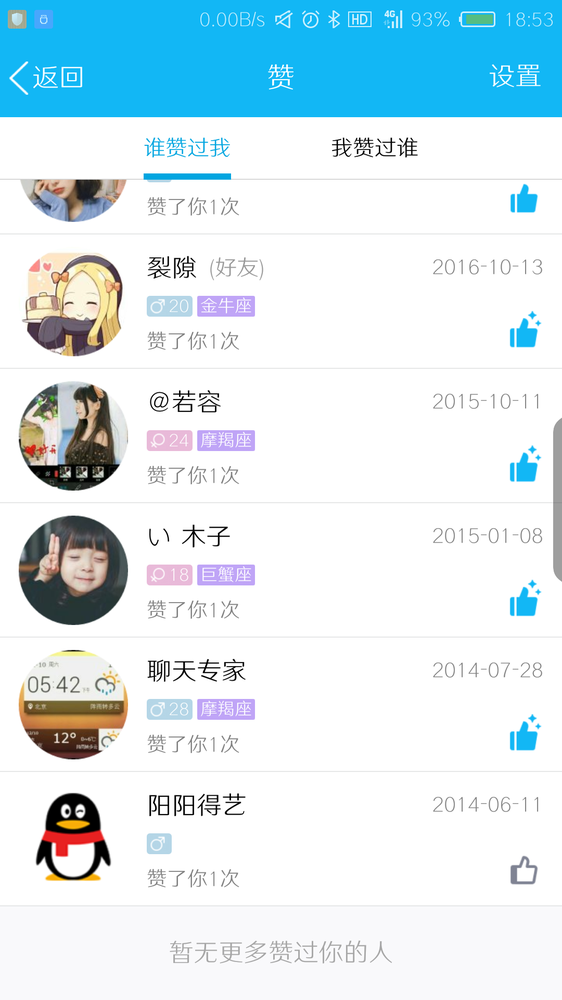
#> input picture src/adb/screen.png, 562 x 1000 px, shrunk from 1080 x 1920 before the run
$ python cut.py
#> lines starting #> are read from the running program, lines starting #| are printed output that depends on the picture; after the words box and inside, x2 and y2 are one past the last pixel; in counts of white or black regions, pixels touching at a corner belong together
#!/usr/bin/python
# *_* coding:utf-8 *_*
import numpy as np
import cv2

def get_col_img(temp, img, cut, len_lin):
    img = img[0:len_lin, cut[0]:cut[1]]

    if img.shape[0] > 0 and img.shape[1] > 0:
        cv2.imwrite("cut_img/" + str(cut[0]) + ".png", img)
        one_cut_img = []
        one_cut_img.append(temp[0] + 0)
        one_cut_img.append(temp[1] + cut[0])
        one_cut_img.append(img)
        one_cut_img.append(img.shape[0])
        one_cut_img.append(img.shape[0])

        temp_cut_img.append(one_cut_img)

def get_lin_img(temp, img, cut, len_col):
    img = img[cut[0]:cut[1], 0:len_col]

    if img.shape[0] > 0 and img.shape[1] > 0:
        cv2.imwrite("cut_img/" + str(cut[0]) + ".png", img)
        one_cut_img = []
        one_cut_img.append(temp[0] + cut[0])
        one_cut_img.append(temp[1] + 0)
        one_cut_img.append(img)
        one_cut_img.append(img.shape[0])
        one_cut_img.append(img.shape[0])

        temp_cut_img.append(one_cut_img)

def how_cut(f, temp, lin, col, img_color):
    cut_one = [0,0]
    is_cut = False
    for x in range(len(lin) - 1):
        if lin[x] == 0 and lin[x + 1] is not 0:
            cut_one[0] = x + 1
            continue
        if lin[x] is not 0 and lin[x + 1] == 0:
            cut_one[1] = x
            f(temp, img_color, cut_one, len(col))
#             print(cut_one)
            is_cut = True
            cut_one = [0,0]
    return is_cut

def one_cut(img, img_color):
    col = np.sum(img, axis = 0)
    lin = np.sum(img, axis = 1)
#     print(img)
#     print(len(col))
#     print(len(lin))
    temp = temp_cut_img.pop()
#     print(img)
#     input("nihao")
    lin_ok = how_cut(get_lin_img, temp, lin, col, img_color)
    col_ok = how_cut(get_col_img, temp, col, lin, img_color)
    if lin_ok == False and col_ok == False:
        all_cut_img.append(temp)


def main(img_color):
    img = cv2.cvtColor(img_color, cv2.COLOR_BGR2GRAY)

    ret, dst = cv2.threshold(img, 200, 255, 1)
#     print(dst)
#     cv2.imshow("new_aim", dst)
#     cv2.waitKey()
    one_cut(dst, img_color)

img_name = "screen.png"
all_cut_img = []
temp_cut_img = []
one = [0,0]
img_read = cv2.imread(img_name)
#> img_read is the input picture: shape (1000, 562, 3); mean B, G, R 239.4, 232.2, 213.8
# print(img_read.shape)
one.append(img_read)
one.append(img_read.shape[0])
one.append(img_read.shape[1])
temp_cut_img.append(one)
while len(temp_cut_img) is not 0:
#     cv2.imshow("1", temp_cut_img[len(temp_cut_img) - 1])
#     cv2.waitKey()
    main(temp_cut_img[len(temp_cut_img) - 1][2])
#> this loop made 229 passes
#> pass 1, in main, `img = cv2.cvtColor(img_color, cv2.COLOR_BGR2GRAY)`:
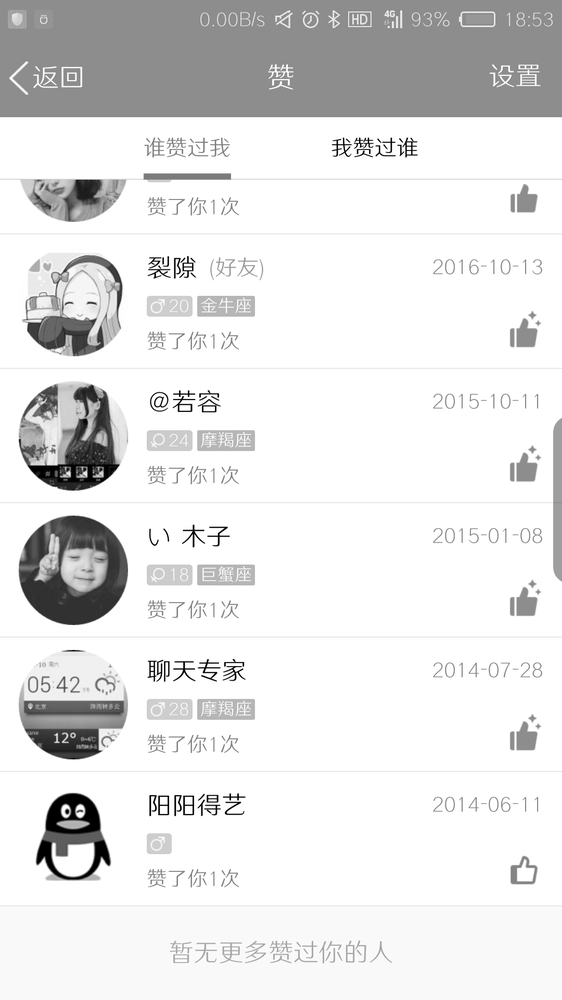
#> img: shape (1000, 562); min 0, max 255, mean 227.5
#> pass 1, in main, `ret, dst = cv2.threshold(img, 200, 255, 1)`:
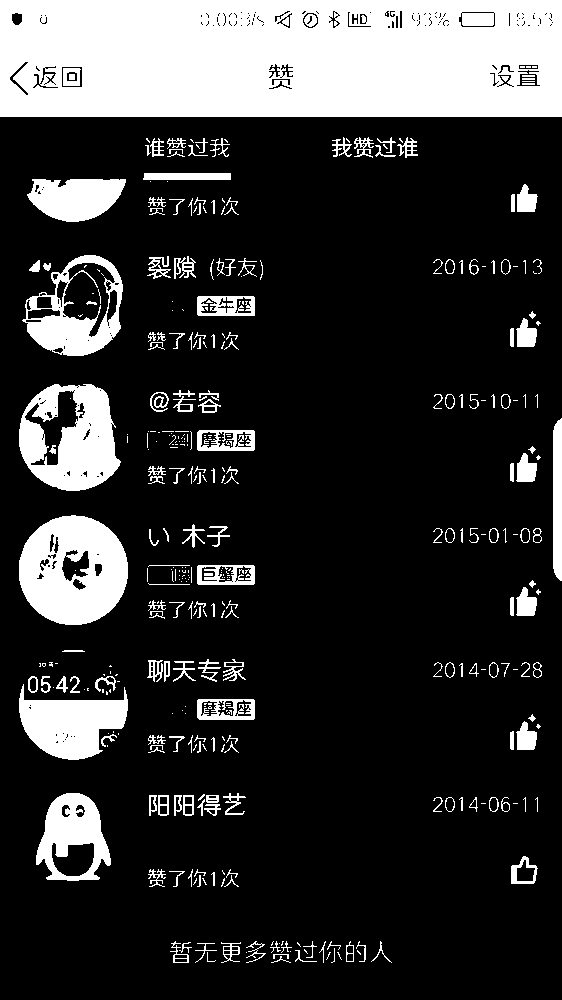
#> dst: shape (1000, 562); 20.3% white; 390 white regions (193 under 20 px), largest, box (x1, y1, x2, y2) and area: (0, 0, 562, 117) 63431, (19, 515, 128, 625) 8618, (19, 384, 121, 491) 6928
#> pass 1, in get_lin_img, `img = img[cut[0]:cut[1], 0:len_col]`:
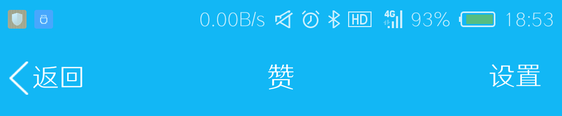
#> img: shape (116, 562, 3); mean of channels 0, 1, 2 244.5, 184.9, 25.8; drawn as B, G, R
#> pass 1, in get_lin_img (call 2), `img = img[cut[0]:cut[1], 0:len_col]`:
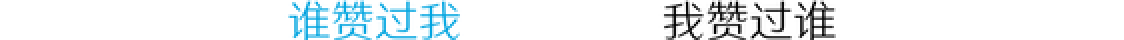
#> img: shape (20, 562, 3) (shown 2 times larger); mean of channels 0, 1, 2 243.5, 241.1, 234.5; drawn as B, G, R
# main("cut_img/966.png")
img_read_c = cv2.imread(img_name)
j = 0
f = open("img.txt", "w")
for i in all_cut_img:
#     print(i)
    cv2.rectangle(img_read_c,(i[1],i[0]),(i[1] + i[4],i[0] + i[3]),(0,255,0),3)
#     cv2.imshow("img_read", img_read_c)
#     cv2.waitKey()
    cv2.imwrite("img/" + str(j) + ".png", i[2])
    f.write(str(i[0]) + "    " + str(i[1]) + "    "\
            + str(i[3]) + "    " + str(i[4]) + "\n")
    j +=1
#> this loop made 122 passes
#> i on passes 12, 50, 51: [798, 523, [[228, 228, 228], [162, 162, 162]], 1, 1], [395, 535, [[215, 215, 215], [164, 164, 164]], 1, 1], [395, 523, [[217, 217, 217], [166, 166, 166]], 1, 1]
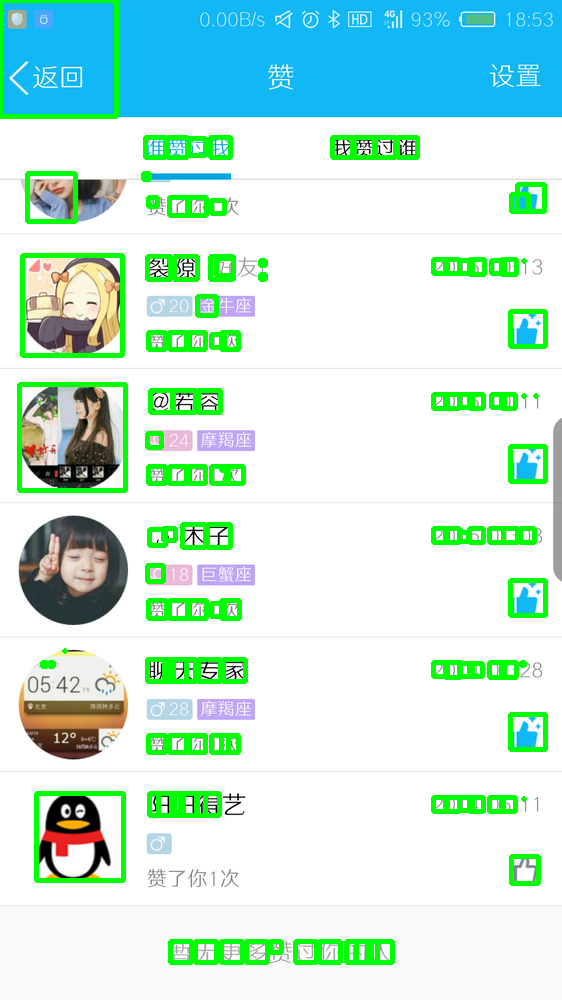
#> img_read_c: shape (1000, 562, 3); 7.27% of pixels changed, all inside (x1, y1, x2, y2) = (0, 0, 548, 965)
#> after the loop, j = 122
f.close()
cv2.imwrite("img_read.png", img_read_c)
# cv2.waitKey()
